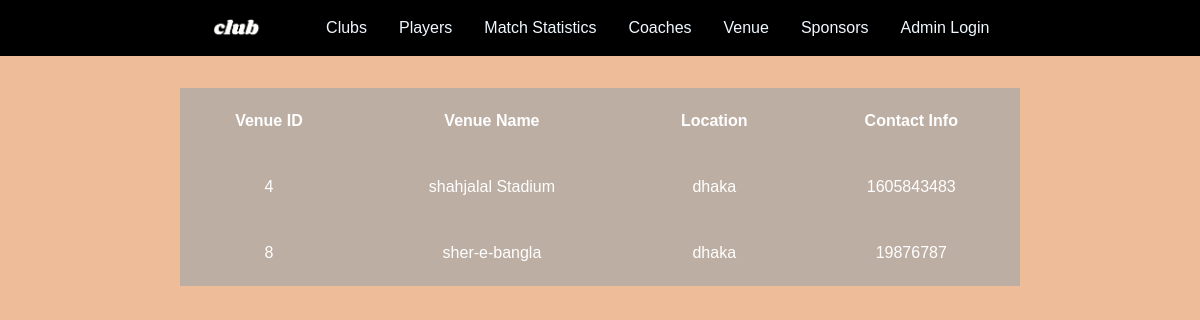
Page /venue.php on the committed database.
### tables this page shows
CREATE TABLE `venue` (
  `venue_id` int(11) NOT NULL,
  `name` varchar(25) DEFAULT NULL,
  `location` varchar(25) DEFAULT NULL,
  `capacity` int(11) DEFAULT NULL,
  `contact_info` int(11) DEFAULT NULL
);

### venue.php (the view, shortened to what this page needs)
<?php
include("database.php");
?>
<!DOCTYPE html>
<html lang="en">
<head>
    <link rel="stylesheet" href="style.css">
</head>
<body class="background">
<div class="navbar">
    <img src="image/logo.png" alt="" srcset="" style="height: 3vh; margin-right:2rem;" href="index.php">
    <a href="club.php"><li>Clubs</li></a>
    <a href="player.php"><li>Players</li></a>
    <a href="mstatistics.php"><li>Match Statistics</li></a>
<a href="coach.php"><li>Coaches</li></a>
    <a href="venue.php"><li>Venue</li></a>
    <a href="sponsor.php"><li>Sponsors</li></a>
    <a href="login.php"><li>Admin Login</li></a>
</div>
<div class="tab">
<?php
 echo "<table class='tabl' style='border-collapse: collapse; width: 70%;'>";
 echo "<thead>
         <tr>
             <th>Venue ID</th>
             <th>Venue Name</th>
             <th>Location</th>
             <th>Contact Info</th>
         </tr>
       </thead>";
 echo "<tbody>";
     $sql='SELECT * FROM venue';
    $result=mysqli_query($conn,$sql);
    if(mysqli_num_rows($result)>0){
        while($row=mysqli_fetch_assoc($result)){
            echo "<tr>";
            echo "<td>" .$row["venue_id"] . "</td>";
            echo "<td>" .$row["name"] . "</td>";
            echo "<td>" .$row["location"] . "</td>";
            echo "<td>" .$row["contact_info"] . "</td>";
            echo "</tr>";
        };
    }
    echo "</tbody>";
    echo"</table>";
 ?>
 </div>
</body>
</html>

### style.css (style rules this page uses)
* { padding: 0; margin: 0; box-sizing: border-box; }
body { font-family: Cambria, sans-serif; }
.navbar { display: flex; list-style: none; gap: 2rem; justify-content: center; background-color: black; padding: 1rem; align-items: center; }
.navbar a { text-decoration: none; color: aliceblue; }
.background { background-color:#efbc9a ; }
.tab { display: flex; justify-content: center; margin-top: 2rem; }
.tabl { text-align: center; color: #fff; }
.tabl td,th { background-color: #a8a8a8b3; padding: 1.5rem; border-bottom:1rem; }
.tabl tr { border: .4rem; }

### rows in the picture
venue: venue_id "4", name "shahjalal Stadium", location "dhaka", contact_info "1605843483"
venue: venue_id "8", name "sher-e-bangla", location "dhaka", contact_info "19876787"
